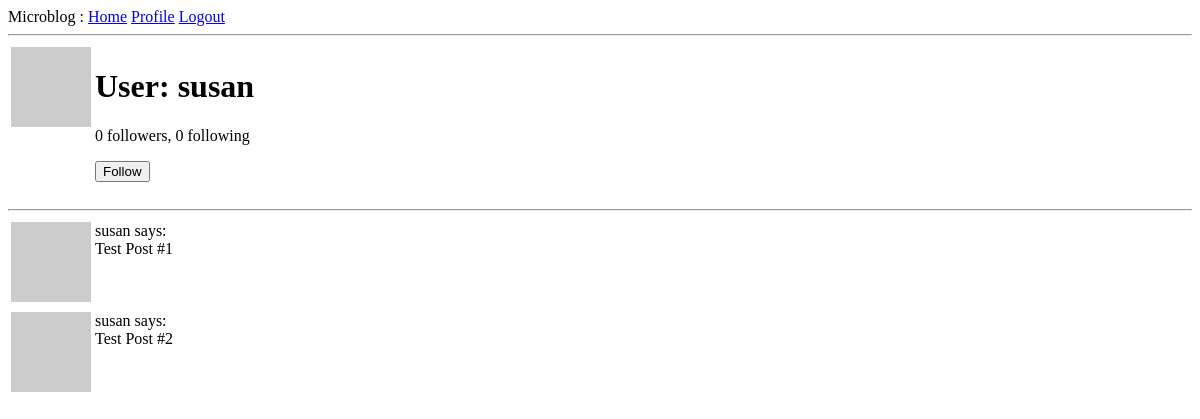
The page /user/susan (signed in) on the database as committed earlier.
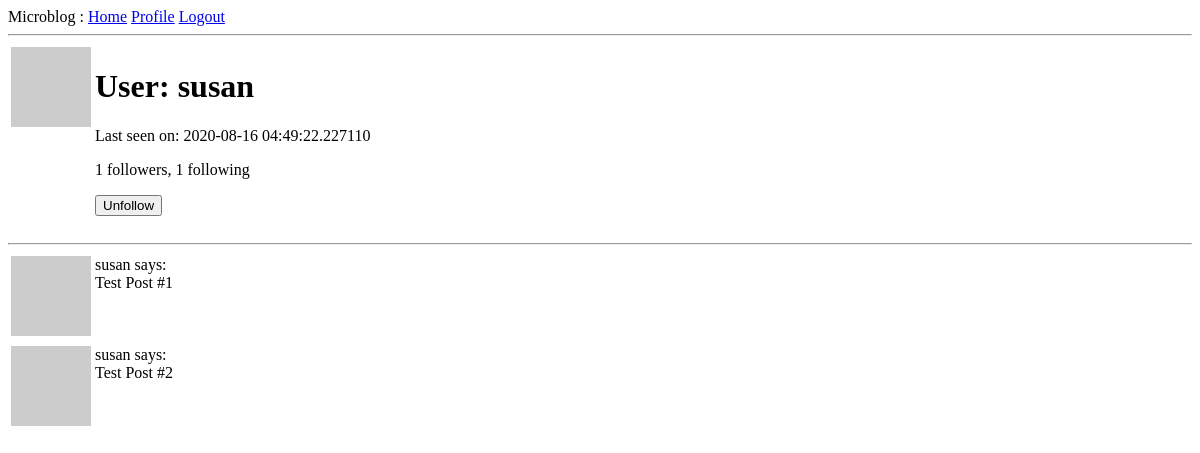
The same page on the database as committed later.
### app/models.py (models this page shows, shortened)
class User(UserMixin, db.Model):
    def avatar(self, size):
        digest = md5(self.email.lower().encode('utf-8')).hexdigest()
        return 'https://www.gravatar.com/avatar/{}?d=robohash&s={}'.format(digest, size)
    def is_following(self, user):
        return self.followed.filter(
            followers.c.followed_id == user.id).count() > 0
    id = db.Column(db.Integer, primary_key=True)
    username = db.Column(db.String(64), index=True, unique=True)
    email = db.Column(db.String(120), index=True, unique=True)
    password_hash = db.Column(db.String(128))
    posts = db.relationship('Post', backref='author', lazy='dynamic')
    about_me = db.Column(db.String(140))
    last_seen = db.Column(db.DateTime, default=datetime.utcnow)
    followed = db.relationship(
        'User', secondary=followers,
        primaryjoin=(followers.c.follower_id == id),
        secondaryjoin=(followers.c.followed_id == id),
        backref=db.backref('followers', lazy='dynamic'), lazy='dynamic')

### app/routes.py (the view)
@app.route('/user/<username>')
@login_required
def user(username):
    form = EmptyForm()
    user = User.query.filter_by(username=username).first_or_404()
    posts = [
        {'author':user, 'body': 'Test Post #1'},
        {'author':user, 'body': 'Test Post #2'}
    ]
    return render_template('user.html', user=user, posts=posts, form=form)

### app/forms.py
class EmptyForm(FlaskForm):
    submit = SubmitField('Submit')

### app/models.py (called while the page is built)
@login.user_loader
def load_user(id):
    return User.query.get(int(id))

### app/routes.py (called while the page is built)
@app.before_request
def before_request():
    if current_user.is_authenticated:
        current_user.last_seen = datetime.utcnow()
        db.session.commit()

### app/templates/user.html (shortened to what this page needs)
{% extends 'base.html' %} {% block content %}
<table>
  <tr valign="top">
    <td><img src="{{ user.avatar(128) }}" alt="avatar" /></td>
    <td>
      <h1>User: {{ user.username }}</h1>
      {% if user.last_seen %}
      <p>Last seen on: {{ user.last_seen }}</p>
      {% endif %}
      <p>{{ user.followers.count() }} followers, {{ user.followed.count() }} following</p>
      {% if user == current_user %}
      <p><a href="{{ url_for('edit_profile') }}">Edit your profile</a></p>
      {% elif not current_user.is_following(user) %}
      <p>
      <form action="{{ url_for('follow', username=user.username) }}" method="post">
        {{ form.submit(value='Follow') }}
      </form>
      </p>
      {% else %}
      <p>
      <form action="{{ url_for('unfollow', username=user.username) }}" method="post">
        {{ form.submit(value='Unfollow') }}
      </form>
      </p>
      {% endif %}
    </td>
  </tr>
</table>
<hr />
{% for post in posts %} {% include '_post.html' %} {% endfor %} {% endblock
content %}

### app/templates/_post.html
<table>
  <tr valign="top">
    <td><img src="{{ post.author.avatar(36) }}" alt="avatar" /></td>
    <td>{{ post.author.username }} says: <br />{{ post.body }}</td>
  </tr>
</table>

Rows that differ between the two databases and show on the page:
changed User "susan": last_seen (not shown) → "2020-08-16 04:49:22.227110"
Other text that changed with them:
{{ user.followers.count() }}: "0" → "1"
{{ user.followed.count() }}: "0" → "1"
form field submit: (not shown) → "Unfollow"
form field submit: "Follow" → (not shown)
text now shown: "Last seen on:"
